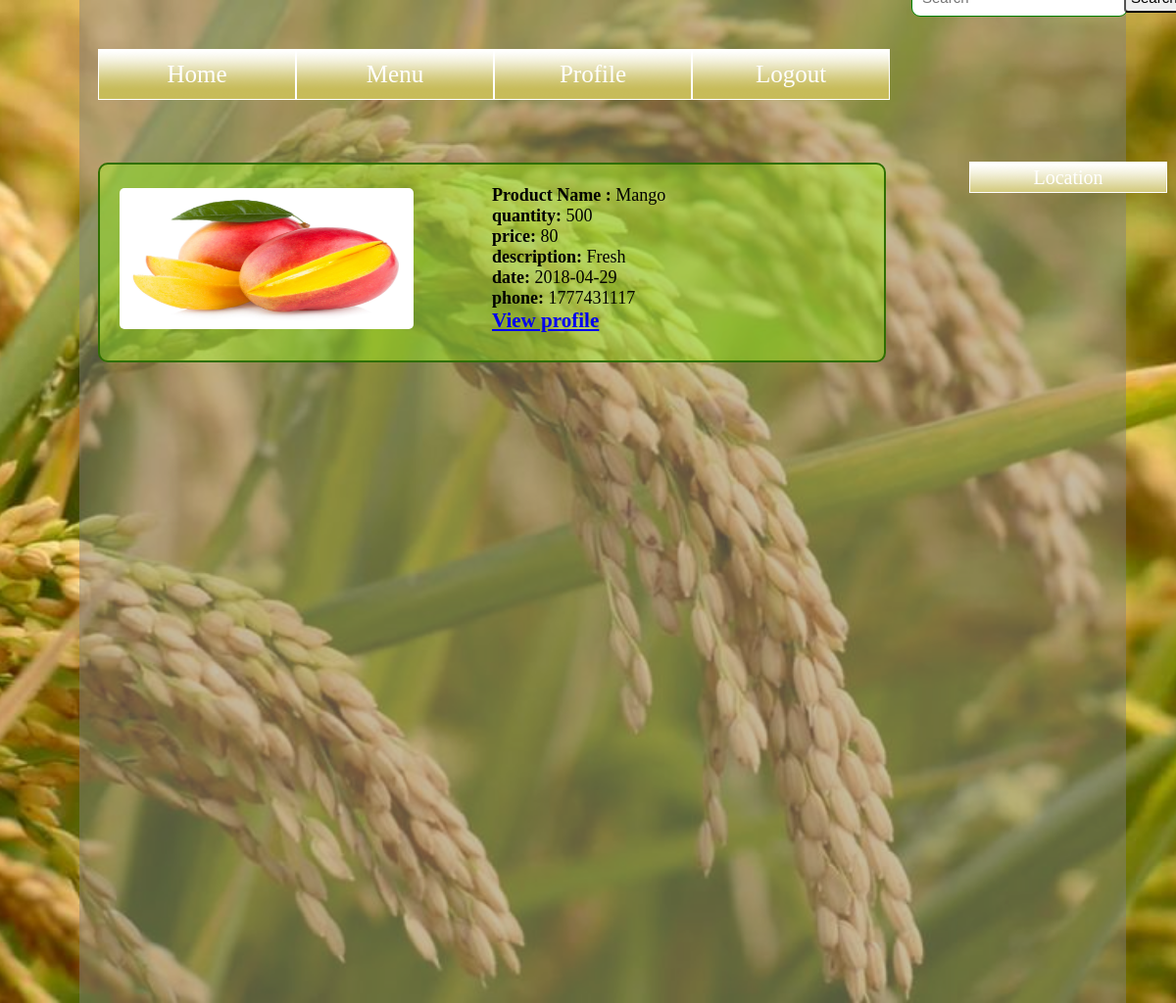
/usersearchResult.php?searchResult=19 (signed in), run on the app's committed database.
### tables this page shows
CREATE TABLE `adtable` (
  `adid` int(50) NOT NULL,
  `regid` varchar(50) NOT NULL,
  `product_name` varchar(100) NOT NULL,
  `product_category` varchar(100) NOT NULL,
  `quantity` varchar(50) NOT NULL,
  `price_per_unit` varchar(50) NOT NULL,
  `description` varchar(200) NOT NULL,
  `photo` varchar(150) NOT NULL,
  `phone` varchar(50) NOT NULL,
  `date` date NOT NULL,
  `division` varchar(50) NOT NULL
);

### DB.php (called while the page is built, shortened)
<?php
function getAdDataFromDB($sql){
	$conn = mysqli_connect("localhost", "root", "","mydb");
	$result = mysqli_query($conn, $sql)or die(mysqli_error($$conn));
	$arr=array();
	while($row = mysqli_fetch_assoc($result)) {
		$arr[]=$row;
	}
	return $arr;
}
?>

### usersearchResult.php (the view, shortened to what this page needs)
<link rel="stylesheet" type="text/css"  href="profile.css" >
</head>
<body class="main">
    <div class="container"> </div>
   <?php include "inc/user_navi_bar.php";?>
	<div class="location">
	<ul>
		<li> <a href="" > Location </a>
		</li>
	</ul>
	</div>
	<div class="search">
		     <span><input type="text" name="search" id="pname" onkeyup="showHint()" placeholder="Search"></span>
		     <span><input type="submit" name="sbt1" id="srch" onclick="showHint()" value="Search"></span>
	</div>
	<br>
<br><br><br><br><br><br><br>
<?php
require("DB.php");
if(isset($_REQUEST["searchResult"]) && strlen($_REQUEST["searchResult"])>0){
	$sq="select * from adtable where adid like '".$_REQUEST["searchResult"]."%'";
	$a=getAdDataFromDB($sq);
}
?>
	<?php foreach($a as $cat){
				 $a=$cat['photo'];?>
		<div class="dbtable">
		       <div class="dbinfo">
				       <b>Product Name :</b> <?php echo $cat["product_name"]; ?> <br>
					   <b> quantity:</b> <?php echo $cat["quantity"]; ?> <br>
					   <b> price:</b> <?php echo $cat["price_per_unit"]; ?><br>
					   <b>description:</b> <?php echo $cat["description"]; ?><br>
					   <b>date:</b> <?php echo $cat["date"]; ?><br>
					  <b>phone:</b> <?php echo $cat["phone"]; ?><br>
					  <a href='user-after-click-search-result.php?searchResultprofile= <?php echo $cat["adid"]; ?>' ><h3>View profile</h3></a>
					 </div>
					    <img src="<?php echo $cat["photo"]; ?>" width='250' height='150' />
		</div>
		   <?php } ?>

### profile.css (style rules this page uses)
* { margin: 0; padding: 0; }
.dbtable { height:200px; width:800px; border:2px solid #306f00; background-color:#9aff1563; z-index:3; margin:10px; margin-left:100px; border-radius:10px; }
.dbtable img { height:144px; width:300px; position:relative; top:-129px; left:20px; border-radius:5px; }
.dbinfo { height:153px; width:290px; position:relative; top:21px; left:400px; font-size: 18px; }
body { background-image: url(home1.jpg); height: 1024px; width:1024px; background-size: cover; background-position: center; z-index:-2; }
.container { height:100%; width:89%; margin-left:81px; background-color:#80808075; z-index:-1; position:fixed; }
.location { margin-top:50px; float:right; margin-right:50px; position:relative; top:13px; left:217px; z-index:10; color:gray; }
.location ul { list-style:none; position:relative; color:gray; }
.location ul li { background: red; width:200px; border:1px solid white; height:30px; line-height:30px; text-align:center; float:left; font-size:20px; background-image: url("images/images/nav.png"); color:gray; }
.location ul li a { display:block; text-decoration: none; color:white; }
.location ul:after { content: ""; clear:both; display:block; }
.search { position:relative; top:61px; left:930px; height:5px; width:150px; z-index:1; }
.search input[type="text"] { position:relative; top:-185px; left:0px; padding:10px; border:1px solid green; border-radius:9px; font-size:15px; }
.search input[type="submit"] { position:relative; top:-220px; left:217px; padding:5px; border-radius:4px; font-size:15px; }

### data on the page
adtable: product_name "Mango", quantity "500", price_per_unit "80", description "Fresh", date "2018-04-29", phone "1777431117", photo (picture)
